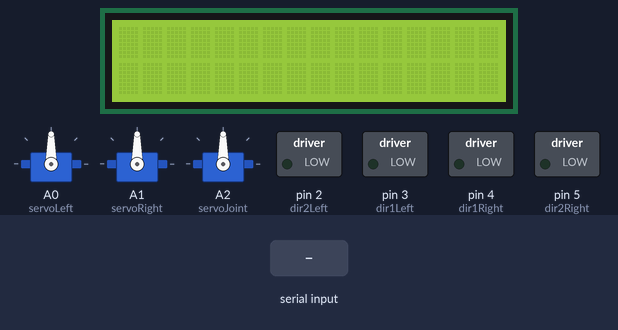
This sketch was run on a simulated Arduino Uno, built with avr-gcc and run on an emulated ATmega328P. Parts: 3 × servo, 16×2 character LCD, switched loads named in the sketch (green lamp = pin HIGH). Inputs (shaded band) come from the test bench.

Above: at 1.2 s.
1.3 s: "w" received over Serial
At 1.6 s:
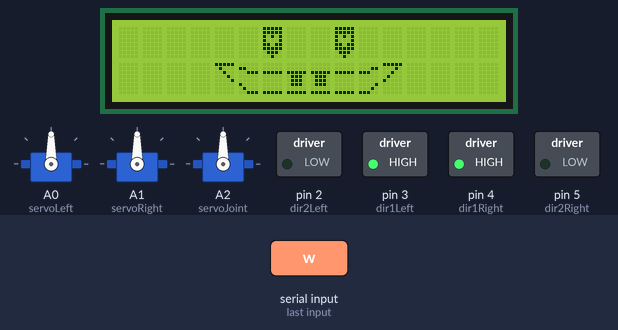
2.8 s: "s" received over Serial
At 3.7 s:
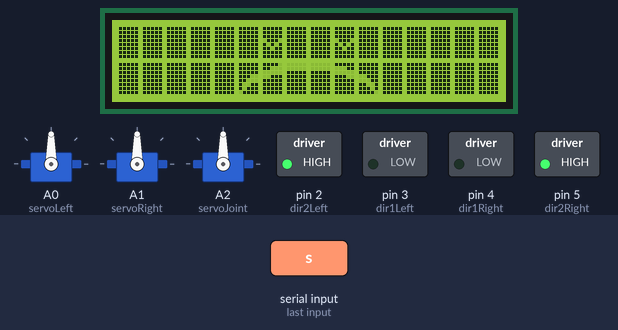
4.3 s: "a" received over Serial
At 5.1 s:
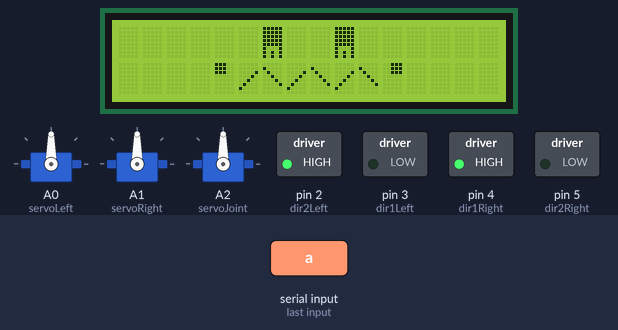
5.8 s: "q" received over Serial
At 7.0 s:
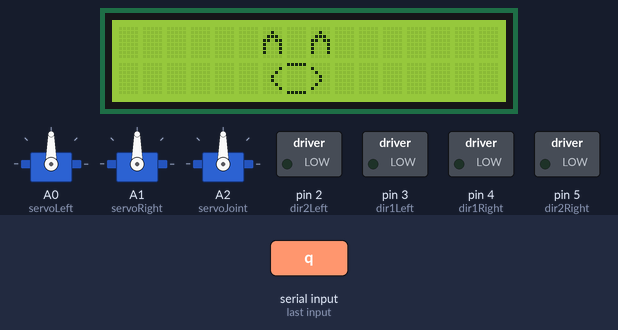
7.3 s: "d" received over Serial
At 7.7 s:
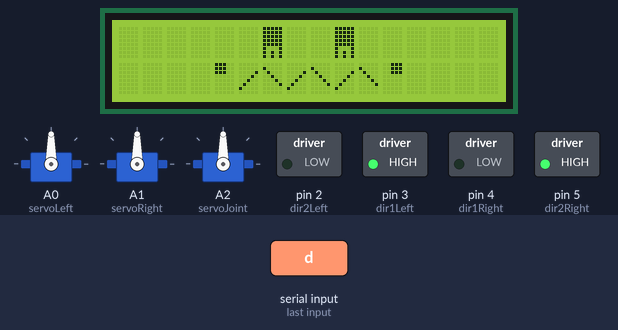
8.8 s: "0" received over Serial
At 9.3 s:
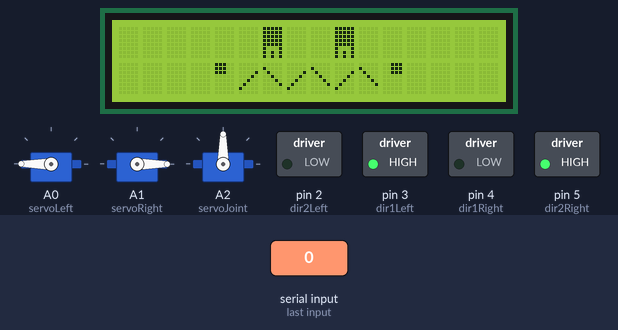
Timing chart, 0 to 11.3 s (numbered marks = the images above; inputs shaded):
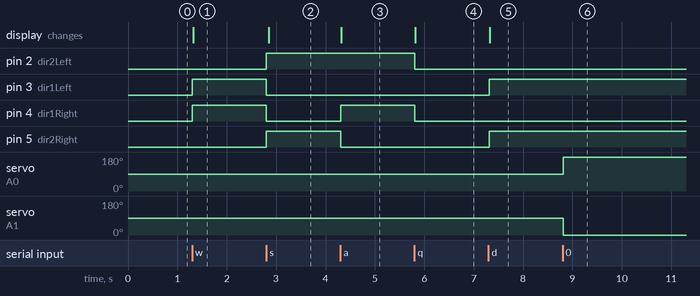

Measured:
- after the input at 1.3 s, pin 3 (dir1Left), pin 4 (dir1Right): LOW → HIGH at once; the display: changes at once (image 1)
- after the input at 2.8 s, pin 2 (dir2Left), pin 5 (dir2Right): LOW → HIGH at once; pin 3 (dir1Left), pin 4 (dir1Right): HIGH → LOW at once; the display: changes after 0.05 s (image 2)
- after the input at 4.3 s, pin 4 (dir1Right): LOW → HIGH at once; pin 5 (dir2Right): HIGH → LOW at once; the display: changes at once (image 3)
- after the input at 5.8 s, pin 2 (dir2Left), pin 4 (dir1Right): HIGH → LOW at once; the display: changes at once (image 4)
- after the input at 7.3 s, pin 3 (dir1Left), pin 5 (dir2Right): LOW → HIGH at once; the display: changes at once (image 5)
- after the input at 8.8 s, servo on A0 (servoLeft): 90° → 180° at once; servo on A1 (servoRight): 90° → 0° at once

The sketch:

Earthingx_Arduino1.ino
```cpp
#include <Servo.h>
#include <LiquidCrystal.h>

Servo myservoL;      //create object for left servo
Servo myservoR;      //create object for right servo
Servo myservoJ;      //create object for joint servo

#define dir1Left 3   //direction 1 of left motors
#define dir2Left 2   //direction 2 of left motors
#define dir1Right 4  //direction 1 of right motors
#define dir2Right 5  //direction 2 of right motors

#define servoLeft A0
#define servoRight A1
#define servoJoint A2

const int rs = 7, en = 8, d4 = 9, d5 = 10, d6 = 11, d7 = 12;
LiquidCrystal lcd(rs, en, d4, d5, d6, d7);

int count;

// Happy Face elements
byte eyelid[8] = {B11111,B11111,B10101,B10001,B11011,B11111,B01110,B00100};
byte tooth_1[8] = {B00000,B00000,B11111,B01110,B01110,B01110,B00000,B11111};
byte smile_1[8] = {B00000,B00000,B11111,B00000,B00000,B00000,B00000,B11111};
byte smile_right[8] = {B00000,B00011,B11100,B00000,B00000,B00001,B00010,B11100};
byte smile_right2[8]= {B11111,B00010,B00100,B01000,B10000,B00000,B00000,B00000};
byte smile_left[8]{B00000,B11000,B00111,B00000,B00000,B10000,B01000,B00111};
byte smile_left2[8] = {B11111,B01000,B00100,B00010,B00001,B00000,B00000,B00000};

// Sad Face elements
byte sad_eye[8] = {B11111,B11111,B11111,B01110,B10101,B11011,B11111,B11111};
byte sad_mouth[8] = {B00000,B00000,B11111,B11111,B11111,B11111,B11111,B11111};
byte sad_mouth2[8] = {B11110,B11000,B00000,B00111,B11111,B11111,B11111,B11111};
byte sad_mouth3[8] = {B11111,B11111,B11111,B11100,B11000,B10011,B10111,B01111};
byte sad_mouth_right[8] = {B11111,B00011,B00000,B11100,B11111,B11111,B11111,B11111};
byte sad_mouth_right2[8] = {B11111,B11111,B11111,B00111,B00011,B11001,B11101,B11110};
byte block[8] = {B11111,B11111,B11111,B11111,B11111,B11111,B11111,B11111};

// Surprise face for turn elements
byte surprise_eye_1[8] = {B11111,B11111,B11111,B11111,B11111,B10001,B10101,B10101};
byte sur_mouth1[8] = {B00000,B00000,B00001,B00010,B00100,B01000,B10000,B00000};
byte sur_mouth2[8] = {B00000,B10000,B01000,B00100,B00010,B00001,B00000,B00000};
byte dimple_right[8] = {B00111,B00111,B00111,B00000,B00000,B00000,B00000,B00000};
byte dimple_left[8] = {B11100,B11100,B11100,B00000,B00000,B00000,B00000,B00000};

// Stop Face bytes elements
byte stop_eye[8] = {B00000,B00100,B01110,B11011,B10001,B10001,B10001,B00000};
byte oval_mouth[8] = {B11111,B00000,B00000,B00000,B00000,B00000,B00000,B11111};
byte oval_mouth_right[8] = {B00000,B10000,B01000,B00100,B00100,B01000,B10000,B00000};
byte oval_mouth_left[8] = {B00000,B00001,B00010,B00100,B00100,B00010,B00001,B00000};

void setup() {

  Serial.begin(115200);
  while(!Serial) {
    ;
  }
  pinMode(dir1Left, OUTPUT);
  pinMode(dir2Left, OUTPUT);
  pinMode(dir1Right, OUTPUT);
  pinMode(dir2Right, OUTPUT);

  //attach servos
  myservoL.attach(servoLeft);
  myservoR.attach(servoRight);
  myservoJ.attach(servoJoint);

  lcd.begin(16, 2);
  lcd.home();

  //test connection
  /*digitalWrite(13, HIGH);
  delay(3000);
  digitalWrite(13, LOW);
  delay(3000);
  digitalWrite(13, HIGH);
  delay(3000);
  digitalWrite(13, LOW);
  delay(3000);
*/
}

char uart_rec;  //uart receive from ESP32
int valJ = 60;    // rotation degree of servo
int pos = 0;
int valL = 180;
int valR = 0;
int rhythm = 555;

void loop() {
  if (Serial.available()) {
    uart_rec = char(Serial.read());
   // Serial.println(uart_rec);
  }

  if (uart_rec == 'w') {        // Stands for WASD keyboards as controller
    moveForward();
    happyFace();
    uart_rec = ';';
  }
  else if (uart_rec == 's') {   // Stands for WASD keyboards as controller
    moveBackward();
    sadFace();
    uart_rec = ';';
  }
  else if (uart_rec == 'a') {   // Stands for WASD keyboards as controller
    moveLeft();
    surpriseFace();
    uart_rec = ';';
  }
  else if (uart_rec == 'd') {   // Stands for WASD keyboards as controller
    moveRight();
    surpriseFace();
    uart_rec = ';';
  }
  else if (uart_rec == 'q') {   // Stands for "quit" to stop
    stopMove();
    stopFace();
    uart_rec = ';';
  }
  else if (uart_rec == ';') {
    ;   // stop mode
  }
  else if (uart_rec == '0') {             // set right servo to initial position (0 degree)
    myservoR.write(0);
    myservoL.write(180);
    delay(20);
    uart_rec = ';';
  }
  else if (uart_rec == '1') {
    for (pos = 0; pos <= 20; pos++) {       // increase degree from 0 - 20 slowly
      myservoR.write(pos);                 // tell servo to go to position in variable 'pos'
      delay(20);                           // waits 20 ms for the servo to reach the position
   }
   uart_rec = ';';
  }
  else if (uart_rec == '2') {
    for (pos = 20; pos <= 40; pos++) {    // increase degree from 20 - 40 slowly
      myservoR.write(pos);                // tell servo to go to position in variable 'pos'
      delay(20);                          // waits 20 ms for the servo to reach the position
    }
   uart_rec = ';';
  }
  else if (uart_rec == '3') {
    for (pos = 40; pos <= 110; pos++) {    // increase degree from 40 - 110 slowly
      myservoR.write(pos);                // tell servo to go to position in variable 'pos'
      delay(20);                          // waits 20 ms for the servo to reach the position
    }
   uart_rec = ';';
  }
  else if (uart_rec == '4') {               // initial position
    myservoJ.write(175);                // tell servo to go to initial position (180 degree)
    uart_rec = ';';
    delay(20);
  }
  else if (uart_rec == '5') {               // pick parts higher
    for (valJ = 175; valJ >= 160; valJ--) {    // increase degree slowly
      myservoJ.write(valJ);                // tell servo to go to position in variable 'valJ'
      delay(20);                          // waits 20 ms for the servo to reach the position
    }
    uart_rec = ';';
  }
  else if (uart_rec == '6') {
    for (valJ = 160; valJ >= 150; valJ--) {    // increase degree slowly
      myservoJ.write(valJ);                // tell servo to go to position in variable 'valJ'
      delay(20);                          // waits 20 ms for the servo to reach the position
    }
    uart_rec = ';';
  }
  else if (uart_rec == '7') {              // after picking lower parts, go back to initial position
    for (valJ = 150; valJ >= 140; valJ--) {    // increase degree slowly
      myservoJ.write(valJ);                // tell servo to go to position in variable 'valJ'
      delay(20);                          // waits 20 ms for the servo to reach the position
    }
    uart_rec = ';';
  }
  else if (uart_rec == '8') {               // after picking higher parts, go back to initial position
    for (valJ = 140; valJ >= 130; valJ--) {    // increase degree slowly
      myservoJ.write(valJ);                // tell servo to go to position in variable 'valJ'
      delay(20);                          // waits 20 ms for the servo to reach the position
    }
    uart_rec = ';';
  }
  else if (uart_rec == '9') {                // drop parts
    for (valJ = 130; valJ >= 5; valJ--) {    // increase degree to end slowly
      myservoJ.write(valJ);                // tell servo to go to position in variable 'valJ'
      delay(10);                          // waits 20 ms for the servo to reach the position
    }
    uart_rec = ';';
  }
  else if (uart_rec == 'o') {
    dancing();
    uart_rec = ';';
    delay(20);
  }
  delay(20);
}

void moveForward() {

  digitalWrite(dir1Left,HIGH);
  digitalWrite(dir2Left,LOW);
  digitalWrite(dir1Right,HIGH);
  digitalWrite(dir2Right,LOW);
}

void moveBackward() {

  digitalWrite(dir1Left,LOW);
  digitalWrite(dir2Left,HIGH);
  digitalWrite(dir1Right,LOW);
  digitalWrite(dir2Right,HIGH);
}

void moveLeft() {

  digitalWrite(dir1Left,LOW);
  digitalWrite(dir2Left,HIGH);
  digitalWrite(dir1Right,HIGH);
  digitalWrite(dir2Right,LOW);
}

void moveRight() {

  digitalWrite(dir1Left,HIGH);
  digitalWrite(dir2Left,LOW);
  digitalWrite(dir1Right,LOW);
  digitalWrite(dir2Right,HIGH);
}

void stopMove() {

  digitalWrite(dir1Left,LOW);
  digitalWrite(dir2Left,LOW);
  digitalWrite(dir1Right,LOW);
  digitalWrite(dir2Right,LOW);
}

void happyFace() {
  lcd.clear();

  lcd.createChar(6, eyelid);
  lcd.setCursor(6,0);
  lcd.write(6);

  lcd.createChar(6, eyelid);
  lcd.setCursor(9,0);
  lcd.write(6);

  lcd.createChar(7, tooth_1);
  lcd.setCursor(7,1);
  lcd.write(7);

  lcd.createChar(7, tooth_1);
  lcd.setCursor(8,1);
  lcd.write(7);

  lcd.createChar(1, smile_1);
  lcd.setCursor(9,1);
  lcd.write(1);

  lcd.createChar(1, smile_1);
  lcd.setCursor(6,1);
  lcd.write(1);

  lcd.createChar(2, smile_right);
  lcd.setCursor(10,1);
  lcd.write(2);

  lcd.createChar(3, smile_right2);
  lcd.setCursor(11,1);
  lcd.write(3);

  lcd.createChar(4, smile_left);
  lcd.setCursor(5,1);
  lcd.write(4);

  lcd.createChar(5, smile_left2);
  lcd.setCursor(4,1);
  lcd.write(5);
}

void sadFace() {
  lcd.clear();

  lcd.createChar(6, sad_eye);
  lcd.setCursor(6,0);
  lcd.write(6);

  lcd.createChar(6, sad_eye);
  lcd.setCursor(9,0);
  lcd.write(6);

  lcd.createChar(8, sad_mouth);
  lcd.setCursor(7,1);
  lcd.write(8);

  lcd.createChar(8, sad_mouth);
  lcd.setCursor(8,1);
  lcd.write(8);

  lcd.createChar(1, sad_mouth2);
  lcd.setCursor(6,1);
  lcd.write(1);

  lcd.createChar(2, sad_mouth3);
  lcd.setCursor(5,1);
  lcd.write(2);

  lcd.createChar(3, sad_mouth_right);
  lcd.setCursor(9,1);
  lcd.write(3);

  lcd.createChar(4, sad_mouth_right2);
  lcd.setCursor(10,1);
  lcd.write(4);

  lcd.createChar(5, block);
  lcd.setCursor(0,1);
  lcd.write(5);

  lcd.createChar(5, block);
  lcd.setCursor(1,1);
  lcd.write(5);

  lcd.createChar(5, block);
  lcd.setCursor(2,1);
  lcd.write(5);

  lcd.createChar(5, block);
  lcd.setCursor(3,1);
  lcd.write(5);

  lcd.createChar(5, block);
  lcd.setCursor(4,1);
  lcd.write(5);

  lcd.createChar(5, block);
  lcd.setCursor(11,1);
  lcd.write(5);

  lcd.createChar(5, block);
  lcd.setCursor(12,1);
  lcd.write(5);

  lcd.createChar(5, block);
  lcd.setCursor(13,1);
  lcd.write(5);

  lcd.createChar(5, block);
  lcd.setCursor(14,1);
  lcd.write(5);

  lcd.createChar(5, block);
  lcd.setCursor(15,1);
  lcd.write(5);

  lcd.createChar(5, block);
  lcd.setCursor(0,0);
  lcd.write(5);

  lcd.createChar(5, block);
  lcd.setCursor(1,0);
  lcd.write(5);

  lcd.createChar(5, block);
  lcd.setCursor(2,0);
  lcd.write(5);

  lcd.createChar(5, block);
  lcd.setCursor(3,0);
  lcd.write(5);

  lcd.createChar(5, block);
  lcd.setCursor(4,0);
  lcd.write(5);

  lcd.createChar(5, block);
  lcd.setCursor(5,0);
  lcd.write(5);

  lcd.createChar(5, block);
  lcd.setCursor(7,0);
  lcd.write(5);

  lcd.createChar(5, block);
  lcd.setCursor(8,0);
  lcd.write(5);

  lcd.createChar(5, block);
  lcd.setCursor(10,0);
  lcd.write(5);

   lcd.createChar(5, block);
  lcd.setCursor(11,0);
  lcd.write(5);

  lcd.createChar(5, block);
  lcd.setCursor(12,0);
  lcd.write(5);

  lcd.createChar(5, block);
  lcd.setCursor(13,0);
  lcd.write(5);

  lcd.createChar(5, block);
  lcd.setCursor(14,0);
  lcd.write(5);

  lcd.createChar(5, block);
  lcd.setCursor(15,0);
  lcd.write(5);
}

void surpriseFace() {
  lcd.clear();

  lcd.createChar(6, surprise_eye_1);
  lcd.setCursor(6,0);
  lcd.write(6);

  lcd.createChar(6, surprise_eye_1);
  lcd.setCursor(9,0);
  lcd.write(6);

  lcd.createChar(5, sur_mouth1);
  lcd.setCursor(9,1);
  lcd.write(5);

  lcd.createChar(4, sur_mouth2);
  lcd.setCursor(8,1);
  lcd.write(4);

  lcd.createChar(5, sur_mouth1);
  lcd.setCursor(7,1);
  lcd.write(5);

  lcd.createChar(4, sur_mouth2);
  lcd.setCursor(6,1);
  lcd.write(4);

  lcd.createChar(5, sur_mouth1);
  lcd.setCursor(5,1);
  lcd.write(5);

  lcd.createChar(4, sur_mouth2);
  lcd.setCursor(10,1);
  lcd.write(4);

  lcd.createChar(3, dimple_right);
  lcd.setCursor(11,1);
  lcd.write(3);

  lcd.createChar(2, dimple_left);
  lcd.setCursor(4,1);
  lcd.write(2);
}

void stopFace() {    // ^o^
  lcd.clear();

  lcd.createChar(6, stop_eye);
  lcd.setCursor(6,0);
  lcd.write(6);

  lcd.createChar(6, stop_eye);
  lcd.setCursor(8,0);
  lcd.write(6);

  lcd.createChar(4, oval_mouth);
  lcd.setCursor(7,1);
  lcd.write(4);

  lcd.createChar(5, oval_mouth_right);
  lcd.setCursor(8,1);
  lcd.write(5);

  lcd.createChar(2, oval_mouth_left);
  lcd.setCursor(6,1);
  lcd.write(2);
}

void dancing() {
  happyFace();
  myservoL.write(130);
  myservoR.write(10);
  delay(rhythm);
  myservoL.write(170);
  myservoR.write(50);
  delay(rhythm);
  myservoL.write(110);
  myservoR.write(30);
  delay(rhythm);
  myservoL.write(140);
  myservoR.write(70);
  delay(rhythm);
  stopFace();
  myservoL.write(100);
  myservoJ.write(10);
  myservoR.write(90);
  delay(rhythm);
  myservoL.write(140);
  myservoJ.write(50);
  myservoR.write(100);
  delay(rhythm);
  myservoL.write(120);
  myservoJ.write(20);
  myservoR.write(100);
  delay(rhythm);
  myservoL.write(170);
  myservoJ.write(60);
  myservoR.write(10);
  delay(rhythm);
  delay(20);

  //hail
  moveLeft();
  for (valR = 10; valR < 80; valR+=2) {
    myservoR.write(valR);
    myservoL.write(180-valR);
    delay(10);
  }
  delay(40);
  moveForward();
  for (valR = 80; valR > 10; valR-=2) {
    myservoR.write(valR);
    myservoL.write(180-valR);
    delay(10);
  }
  stopMove();
  delay(400);

  // hail
  moveRight();
  for (valR = 10; valR < 80; valR+=2) {
    myservoR.write(valR);
    myservoL.write(180-valR);
    delay(10);
  }
  delay(40);
  moveForward();
  for (valR = 80; valR > 10; valR-=2) {
    myservoR.write(valR);
    myservoL.write(180-valR);
    delay(10);
  }
  stopMove();
  delay(400);
  moveBackward();
  for (valR = 10; valR < 90; valR+=1) {
    myservoR.write(valR);
    myservoL.write(180-valR);
    delay(20);
  }
  stopMove();

  delay(500);
  moveRight();
  myservoL.write(70);
  myservoR.write(70);
  delay(rhythm);
  myservoL.write(110);
  myservoR.write(110);
  delay(rhythm);
  myservoL.write(70);
  myservoR.write(70);
  delay(rhythm);
  myservoL.write(110);
  myservoR.write(110);
  delay(rhythm);
  moveLeft();
  myservoL.write(70);
  myservoR.write(70);
  delay(rhythm);
  myservoL.write(110);
  myservoR.write(110);
  delay(rhythm);
  myservoL.write(60);
  myservoR.write(60);
  delay(rhythm);
  myservoL.write(120);
  myservoR.write(120);
  delay(rhythm);
  stopMove();
  myservoL.write(90);
  myservoR.write(90);
  delay(rhythm);
}
```
